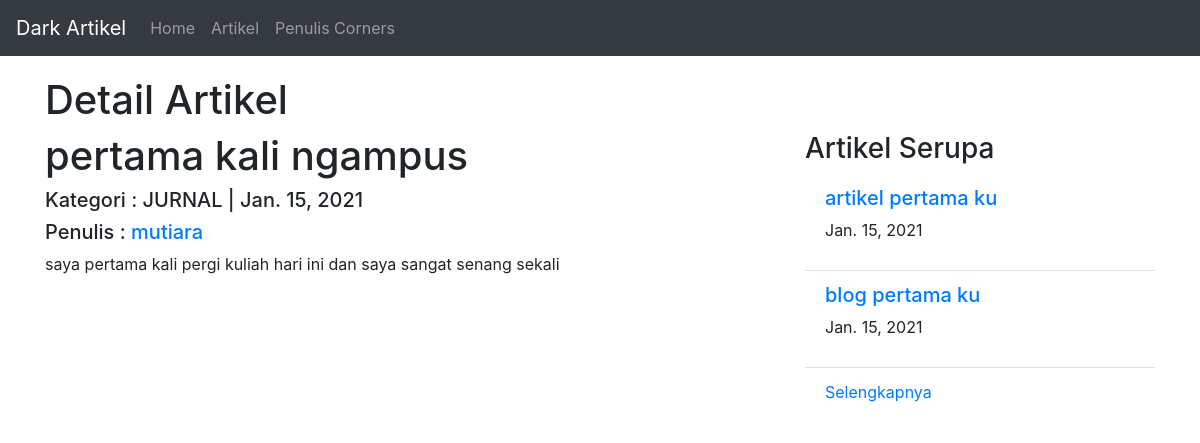
The app's page /artikel/detail/pertama-kali-ngampus/ with its own data.
### artikel/models.py (models this page shows, shortened)
class Artikel(models.Model):
    judul = models.CharField(max_length=200,null=True)
    isi = models.TextField(null=True)
    KATEGORI_TYPE = (
        ('JURNAL','Jurnal'),
        ('GOSIP','Gosip'),
        ('TRAVELING','Traveling'),
    )
    kategori = models.CharField(null=True, blank=True, choices=KATEGORI_TYPE,max_length=200)
    penulis = models.ForeignKey(Penulis,null=True,on_delete=models.SET_NULL)
    slug = models.SlugField(blank=True, editable=False)
    published = models.DateTimeField(auto_now_add=True, null=True)
    updated = models.DateTimeField(auto_now=True, null=True)

### penulis/models.py (models this page shows)
class Penulis(models.Model):
    user = models.OneToOneField(User,null=True,blank=True,on_delete=models.CASCADE)
    nama = models.CharField(max_length=200, null=True)
    phone = models.CharField(max_length=20,null=True)
    email = models.CharField(max_length=200,null=True)
    profile_pic = models.ImageField(default = 'profile1.png', null = True, blank = True)
    date_created = models.DateTimeField(auto_now_add=True,null=True)
    def __str__(self):
        return "{}".format(self.nama)

### artikel/views.py (the view)
# urls.py: re_path(r'^artikel/detail/(?P<slug>[\w-]+)/$',ArtikelDetailView.as_view(),name='detail'),
class ArtikelDetailView(DetailView):
    model = Artikel
    template_name = 'artikel/artikel_detail.html'
    context_object_name = 'artikel'
    def get_context_data(self, *args, **kwargs):
        artikelSerupa = self.model.objects.filter(kategori=self.object.kategori).exclude(id = self.object.id)
        data_context = {
            'page_title':'Detail Artikel',
            'artikelSerupa':artikelSerupa,
        }
        self.kwargs.update(data_context)
        kwargs = self.kwargs
        return super().get_context_data(*args, **kwargs)

### artikel/templates/artikel/artikel_detail.html (shortened to what this page needs)
{% extends 'base.html' %}
{% block content %}
    <h1>{{page_title}}</h1>
    <div class="row">
        <div class="col-md-8">
            <h1>{{artikel.judul}}</h1>
            <h5>Kategori : {{artikel.kategori}} | {{artikel.published | date}}</h5>
            <h5>Penulis : <a href="{% url 'artikel:profile_penulis' artikel.penulis.id %}">{{artikel.penulis}}</a></h5>
            <p>{{artikel.isi}}</p>
        </div>
        <div class="col-sm">
            <h3>Artikel Serupa</h3>
            <ul class="list-group list-group-flush">
                {% for dataartikel in artikelSerupa %}
                    {% if forloop.counter is not 3 %}
                        <li class="list-group-item">
                            <h5><a href="{% url 'artikel:detail' dataartikel.slug %}">{{dataartikel.judul}}</a></h5>
                            <p>{{dataartikel.published|date}}</p>
                        </li>
                    {% endif %}
                {% endfor %}
                <li class="list-group-item">
                    <a href="#">Selengkapnya</a>
                </li>
            </ul>
        </div>
    </div>
{% endblock content %}

### records on screen
Artikel: judul "pertama kali ngampus", kategori "JURNAL", published "Jan. 15, 2021", penulis "mutiara", isi "saya pertama kali pergi kuliah hari ini dan saya sangat senang sekali"
Artikel: judul "artikel pertama ku", published "Jan. 15, 2021"
Artikel: judul "blog pertama ku", published "Jan. 15, 2021"

### other values on screen
{{ page_title }} "Detail Artikel"
